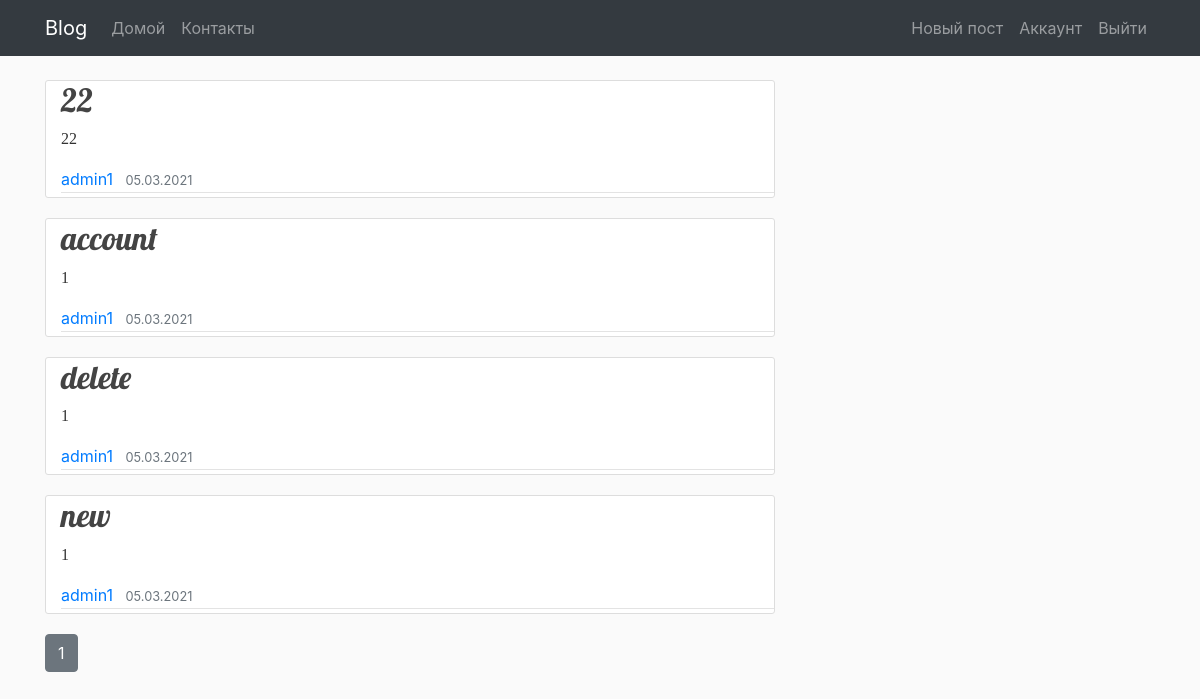
Page /user/admin1 (signed in) on the committed database.
### blog/models.py (models this page shows, shortened)
class Post(db.Model):
    __tablename__ = 'posts'
    id = db.Column(db.Integer, primary_key=True)
    title = db.Column(db.String(100))
    slug = db.Column(db.String(100), unique=True)
    body = db.Column(db.Text)
    created = db.Column(db.DateTime, nullable=False, default=datetime.now())
    user_id = db.Column(db.Integer, db.ForeignKey('users.id'))

class User(db.Model, UserMixin):
    __tablename__ = 'users'
    id = db.Column(db.Integer, primary_key=True, autoincrement=True)
    username = db.Column(db.String(64), index=True, nullable=False, unique=True)
    email = db.Column(db.String(64), unique=True, nullable=False)
    password_hash = db.Column(db.String(128), nullable=False)
    posts = db.relationship('Post', backref='author', lazy='dynamic')

### blog/users/routes.py (the view)
@users.route("/user/<string:username>")
def user_posts(username):
    page = request.args.get('page', 1, type=int)
    user = db.session.query(User).filter_by(username=username).first_or_404()
    posts = db.session.query(Post).filter_by(author=user) \
        .order_by(Post.created.desc()) \
        .paginate(page=page, per_page=5)
    return render_template('posts/user_posts.html', posts=posts, user=user)

### blog/models.py (called while the page is built)
@login.user_loader
def load_user(user_id):
    return db.session.query(User).get(int(user_id))

### blog/templates/posts/user_posts.html (shortened to what this page needs)
{% extends "base.html" %}
{% block content %}
{% for post in posts.items %}
<article class="media content-section">
    <div class="media-body">
        <h2><a class="article-title" href="{{ url_for('posts.post', slug=post.slug) }}">{{ post.title }}</a></h2>
        <p class="article-content">{{ post.body }}</p>
        <div class="article-metadata">
            <a class="mr-2" href="{{ url_for('users.user_posts', username=post.author.username) }}">{{
                post.author.username }}</a>
            <small class="text-muted">{{ post.created.strftime('%d.%m.%Y') }}</small>
        </div>
    </div>
</article>
{% endfor %}
{% for page_num in posts.iter_pages(left_edge=1, right_edge=1, left_current=1, right_current=2) %}
{% if page_num %}
{% if posts.page == page_num %}
<a class="btn btn-secondary mb-4" href="{{ url_for('users.user_posts', username=user.username, page=page_num) }}">{{ page_num
    }}</a>
{% else %}
<a class="btn btn-outline-secondary mb-4" href="{{ url_for('users.user_posts', username=user.username, page=page_num) }}">{{
    page_num }}</a>
{% endif %}
{% endif %}
{% endfor %}
{% endblock content %}

### blog/static/css/main.css (style rules this page uses)
body { background: #fafafa; color: #333333; margin-top: 5rem; }
h1, h2, h3, h4, h5, h6 a { color: #444444; font-family: 'Lobster', cursive; }
.content-section { background: #ffffff; padding-left: 15px; border: 1px solid #dddddd; border-radius: 3px; margin-bottom: 20px; }
.article-title { color: #444444; }
.article-content { white-space: pre-line; font-family: ''; }
.article-metadata { padding-bottom: 1px; margin-bottom: 4px; border-bottom: 1px solid #e3e3e3 }

### rows in the picture
Post: title "22", body "22", author.username "admin1", created "05.03.2021"
Post: title "account", body "1", author.username "admin1", created "05.03.2021"
Post: title "delete", body "1", author.username "admin1", created "05.03.2021"
Post: title "new", body "1", author.username "admin1", created "05.03.2021"

### other values in the picture
{{ page_num }} "1"
